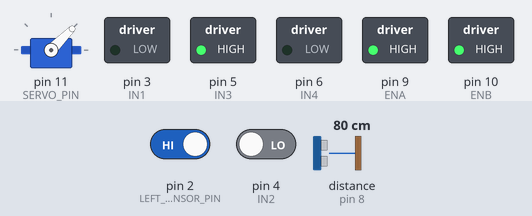
Simulated run of this sketch. Board: Arduino Uno, built with avr-gcc and run on an emulated ATmega328P. Shown: servo, switched loads named in the sketch (green lamp = pin HIGH). Wiring (inferred from the names in the program): ultrasonic range finder: trigger pin 7; echo pin 8. The inputs (shaded band) are chosen by the test bench; at power-on: distance to the obstacle (sensor on pin 8) 80 cm, pin 2 (LEFT_SENSOR_PIN) HIGH, pin 4 (IN2) LOW. The echo pulse lasts 58.3 µs per cm; pins used as bus, display or sensor lines are not drawn.

Above: at 1.2 s.
1.3 s: distance to the obstacle (sensor on pin 8) set to 12 cm
2.8 s: distance to the obstacle (sensor on pin 8) set to 9 cm
At 3.8 s:
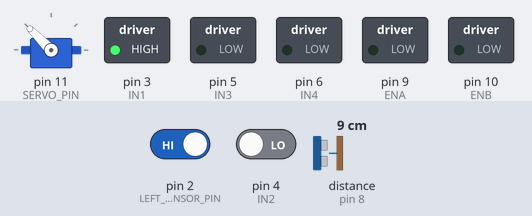
5.8 s: distance to the obstacle (sensor on pin 8) set to 18 cm
At 7.0 s:
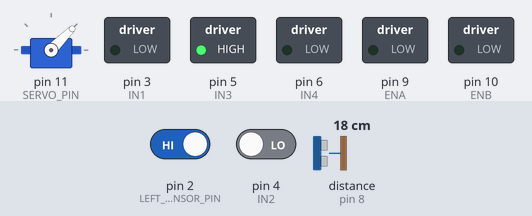
7.3 s: pin 2 (LEFT_SENSOR_PIN) driven LOW
At 8.0 s:
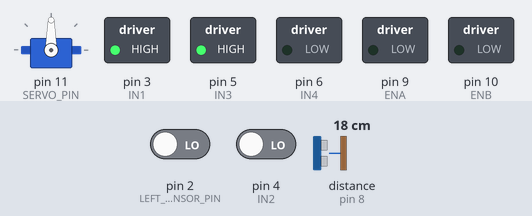
8.8 s: pin 2 (LEFT_SENSOR_PIN) driven HIGH
At 9.2 s:
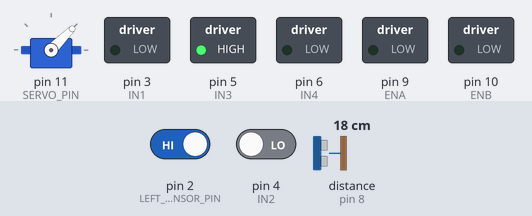
10.3 s: pin 4 (IN2) driven HIGH
At 11.5 s:
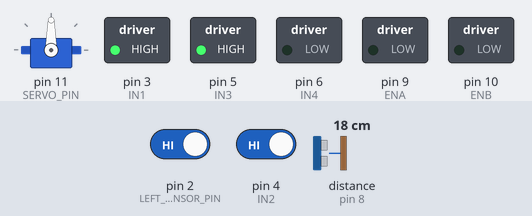
Timing chart, 0 to 12.8 s (numbered marks = the images above; inputs shaded):
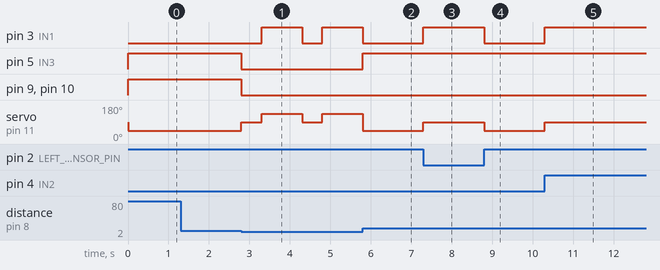

Measured:
- the behaviour switches between 11 and 10 cm on distance to the obstacle (sensor on pin 8) (found by bisection; images 0 and 1)
- after the input at 1.3 s, every drawn part: stays the same
- after the input at 2.8 s, pin 3 (IN1): LOW → HIGH after 0.50 s, → LOW 1.0 s later, → HIGH 0.50 s later; pin 5 (IN3), pin 9 (ENA), pin 10 (ENB): HIGH → LOW at once; servo on pin 11 (SERVO_PIN): alternates 135° for 1.0 s and 90° for 0.50 s, starting at once
- after the input at 5.8 s, pin 3 (IN1): goes on until 5.8 s, then stays LOW; pin 5 (IN3): LOW → HIGH at once
- after the input at 7.3 s, pin 3 (IN1): LOW → HIGH at once; servo on pin 11 (SERVO_PIN): 45° → 90° at once
- after the input at 8.8 s, pin 3 (IN1): HIGH → LOW at once; servo on pin 11 (SERVO_PIN): 90° → 45° at once
- after the input at 10.3 s, pin 3 (IN1): LOW → HIGH at once; servo on pin 11 (SERVO_PIN): 45° → 90° at once

The sketch:

sketch_nov15a.ino
```cpp
#include <Servo.h>  // Include the Servo library

// Pin Definitions
#define IN1 3      // Motor 1 control pin 1 (L293D)
#define IN2 4      // Motor 1 control pin 2 (L293D)
#define IN3 5      // Motor 2 control pin 1 (L293D)
#define IN4 6      // Motor 2 control pin 2 (L293D)
#define ENA 9      // Motor 1 speed control (L293D)
#define ENB 10     // Motor 2 speed control (L293D)

#define LEFT_SENSOR_PIN 2   // Left TCRT5000 sensor
#define RIGHT_SENSOR_PIN 4  // Right TCRT5000 sensor
#define TRIG_PIN 7          // Ultrasonic sensor trig pin
#define ECHO_PIN 8          // Ultrasonic sensor echo pin

#define SERVO_PIN 11        // Pin to control the Servo

long duration;              // Used for ultrasonic sensor calculation
int distance;               // Distance in cm
Servo myServo;             // Create a Servo object

void setup() {
  // Motor pins setup
  pinMode(IN1, OUTPUT);
  pinMode(IN2, OUTPUT);
  pinMode(IN3, OUTPUT);
  pinMode(IN4, OUTPUT);
  pinMode(ENA, OUTPUT);
  pinMode(ENB, OUTPUT);

  // Sensor pins setup
  pinMode(LEFT_SENSOR_PIN, INPUT);
  pinMode(RIGHT_SENSOR_PIN, INPUT);

  // Ultrasonic sensor pins setup
  pinMode(TRIG_PIN, OUTPUT);
  pinMode(ECHO_PIN, INPUT);

  // Initialize servo
  myServo.attach(SERVO_PIN);  // Attach the servo to the defined pin
  myServo.write(90);          // Set the initial servo position (90 degrees)

  // Start motors at full speed
  analogWrite(ENA, 255);  // Full speed for motor 1
  analogWrite(ENB, 255);  // Full speed for motor 2
}

void loop() {
  // Read the values from the TCRT5000 sensors (0 or 1)
  int leftSensorValue = digitalRead(LEFT_SENSOR_PIN);
  int rightSensorValue = digitalRead(RIGHT_SENSOR_PIN);

  // Read distance from ultrasonic sensor
  distance = getDistance();

  // Check for obstacles (distance < 10 cm)
  if (distance < 10) {
    stopMotors();
    delay(500);
    turnRight();  // Turn right if obstacle is detected
    delay(1000);
  }
  // If line-following logic
  else if (leftSensorValue == LOW && rightSensorValue == LOW) {
    moveForward();  // Move forward when both sensors see the line
  }
  else if (leftSensorValue == HIGH && rightSensorValue == LOW) {
    turnLeft();  // Turn left when the left sensor is off the line
  }
  else if (leftSensorValue == LOW && rightSensorValue == HIGH) {
    turnRight();  // Turn right when the right sensor is off the line
  }
  else {
    moveForward();  // If both sensors see the line, move forward
  }
}

// Function to move forward
void moveForward() {
  digitalWrite(IN1, HIGH);
  digitalWrite(IN2, LOW);
  digitalWrite(IN3, HIGH);
  digitalWrite(IN4, LOW);
  myServo.write(90);  // Keep the servo at the middle (90 degrees) to go straight
}

// Function to turn left
void turnLeft() {
  digitalWrite(IN1, LOW);
  digitalWrite(IN2, LOW);
  digitalWrite(IN3, HIGH);
  digitalWrite(IN4, LOW);
  myServo.write(45);  // Turn the servo to 45 degrees for a left turn
}

// Function to turn right
void turnRight() {
  digitalWrite(IN1, HIGH);
  digitalWrite(IN2, LOW);
  digitalWrite(IN3, LOW);
  digitalWrite(IN4, LOW);
  myServo.write(135);  // Turn the servo to 135 degrees for a right turn
}

// Function to stop motors
void stopMotors() {
  digitalWrite(IN1, LOW);
  digitalWrite(IN2, LOW);
  digitalWrite(IN3, LOW);
  digitalWrite(IN4, LOW);
  analogWrite(ENA, 0);  // Stop motor 1
  analogWrite(ENB, 0);  // Stop motor 2
  myServo.write(90);    // Reset servo to middle position
}

// Function to get distance from ultrasonic sensor
long getDistance() {
  // Send a pulse to trigger pin
  digitalWrite(TRIG_PIN, LOW);
  delayMicroseconds(2);
  digitalWrite(TRIG_PIN, HIGH);
  delayMicroseconds(10);
  digitalWrite(TRIG_PIN, LOW);

  // Read the pulse duration from echo pin
  duration = pulseIn(ECHO_PIN, HIGH);

  // Calculate distance in cm
  long distanceCm = (duration / 2) / 29.1;  // Speed of sound in air is 343 m/s or 29.1 us/cm

  return distanceCm;
}
```
